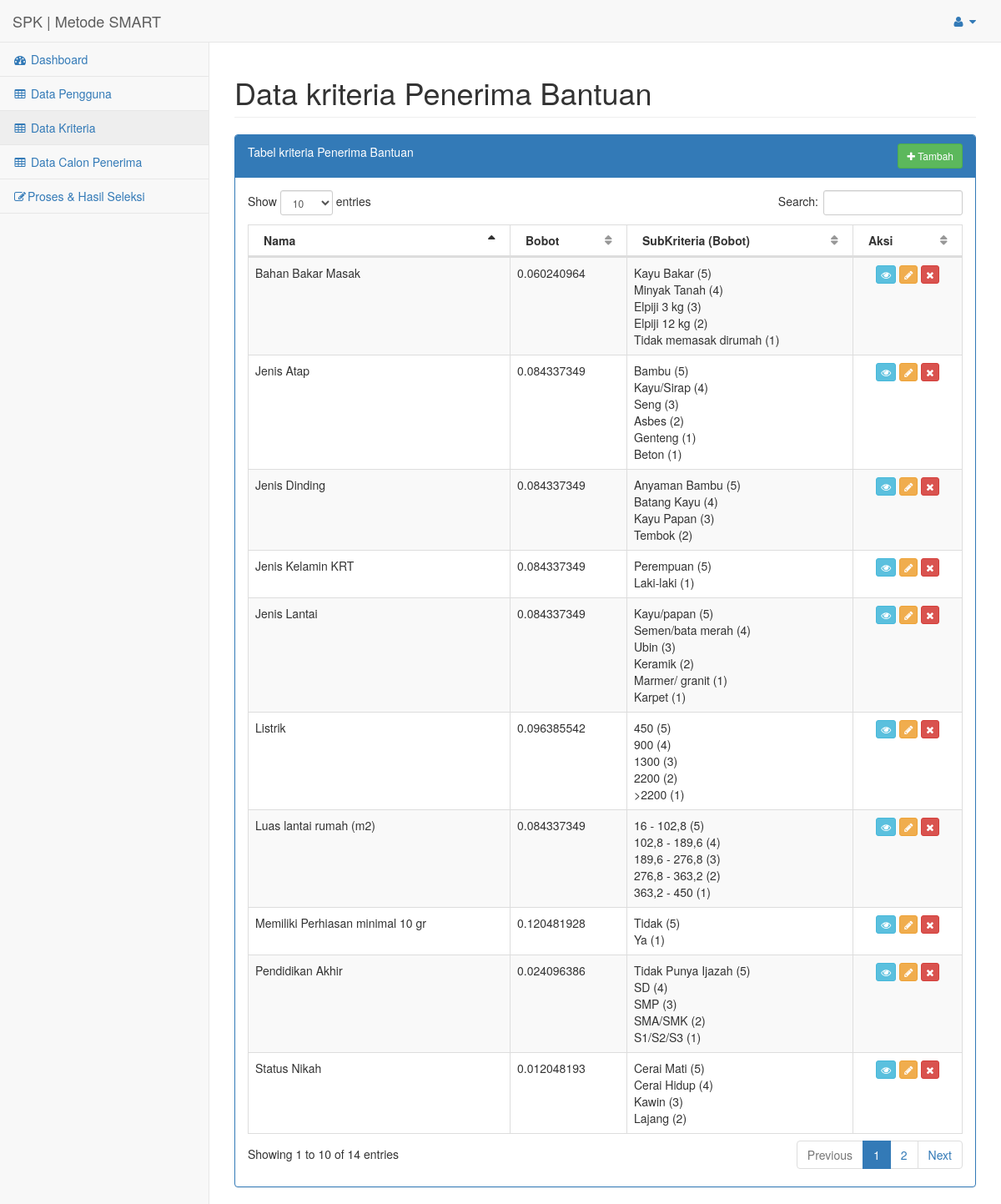
The app's page /index.php?url=data_kriteria (signed in) with its own data.
### tables this page shows
CREATE TABLE `subkriteria` (
  `id` int(11) NOT NULL AUTO_INCREMENT,
  `kriteria_id` int(11) DEFAULT 0,
  `nama` varchar(50) DEFAULT '0',
  `bobot` double DEFAULT 0,
  PRIMARY KEY (`id`),
  KEY `kriteria_id` (`kriteria_id`),
  CONSTRAINT `FK_subkriteria_kriteria` FOREIGN KEY (`kriteria_id`) REFERENCES `kriteria` (`id`) ON DELETE CASCADE ON UPDATE CASCADE
);

CREATE TABLE `kriteria` (
  `id` int(11) NOT NULL AUTO_INCREMENT,
  `nama` varchar(255) NOT NULL,
  `bobot` double NOT NULL,
  PRIMARY KEY (`id`)
);

### config/routes.php (called while the page is built, shortened)
<?php
$include = [];
if(isset($_GET['url'])){
	switch ($_GET['url']) {
		case 'data_kriteria':
			$include[] = 'halaman/kriteria/index.php';
			break;
	}
}else{
	$include[] = 'halaman/dashboard.php';
}
?>

### config/kriteria/load_data.php (called while the page is built)
<?php
include 'config/koneksi.php';
$hasil = mysqli_query($koneksi, "SELECT kriteria.id, kriteria.nama, kriteria.bobot, subkriteria.nama as nama_subkriteria , subkriteria.bobot as bobot_subkriteria, subkriteria.id as subkriteria_id FROM kriteria left join subkriteria on (kriteria.id=subkriteria.kriteria_id)");
while ($data = mysqli_fetch_assoc($hasil)) {
	$datas[$data['nama']][] = $data;
}
 ?>

### halaman/kriteria/index.php (the view)
<div id="page-wrapper">
    <div class="row">
        <div class="col-lg-12">
            <h1 class="page-header">Data kriteria Penerima Bantuan</h1>
        </div>
    </div>
    <div class="row">
        <div class="col-lg-12">
            <div class="panel panel-primary">
                <div class="panel-heading" style="padding-bottom: 20px">
                    <div>
                        Tabel kriteria Penerima Bantuan
                    <?php if ($_SESSION['level']=='superadmin'): ?>
                    <a href="index.php?url=data_kriteria_tambah" class="btn btn-sm btn-success" style="float: right;"><i class="fa fa-plus"></i> Tambah
                    </a>
                    <?php endif ?>
                    </div>
                </div>
                <div class="panel-body">
                    <div class="dataTable_wrapper">
                        <table width="100%" class="table table-striped table-bordered table-hover" id="dataTables-example">
                            <thead>
                                <tr>
                                    <th>Nama</th>
                                    <th>Bobot</th>
                                    <th>SubKriteria (Bobot)</th>
                                    <th>Aksi</th>
                                </tr>
                            </thead>
                            <tbody>
                            <?php if(isset($datas)): ?>
                                <?php foreach($datas as $data): ?>
                                <tr>
                                    <td><?php echo $data[0]['nama']; ?></td>
                                    <td><?php echo $data[0]['bobot']; ?></td>
                                    <td>
                                        <?php foreach($data as $data_sub): ?>
                                              <?php echo $data_sub['nama_subkriteria'].' ('.$data_sub['bobot_subkriteria'].')'; ?>
                                        <br>
                                        <?php   endforeach; ?>
                                    </td>
                                    <td align="center">
                                        <a href="index.php?url=data_kriteria_lihat&id=<?php echo $data[0]['id'] ?>" class="btn btn-xs btn-info" title="Lihat">
                                            <i class="fa fa-eye"></i>
                                        </a>
                                        <?php if ($_SESSION['level']=='superadmin'): ?>
                                        <a href="index.php?url=data_kriteria_ubah&id=<?php echo $data[0]['id'] ?>" class="btn btn-xs btn-warning" title="Ubah">
                                            <i class="fa fa-pencil"></i>
                                        </a>
                                        <a href="config/kriteria/proses_hapus.php?&id=<?php echo $data[0]['id'] ?>" class="btn btn-xs btn-danger" title="Hapus" onclick="return confirm('Apakah anda yakin ingin menghapus?')" >
                                            <i class="fa fa-remove"></i>
                                        </a>
                                        <?php endif ?>
                                    </td>
                                </tr>
                            <?php endforeach; ?>
                            <?php endif; ?>
                            </tbody>
                        </table>
                    </div>
                </div>
            </div>
        </div>
    </div>
</div>

### index.php (shortened to what this page needs)
<?php
include 'config/routes.php';
 include 'halaman/header.php';
foreach ($req as $key => $value) {
	require_once $value;
}
foreach ($include as $key => $value) {
	require_once $value;
}
include 'halaman/footer.php';
?>

### records on screen
subkriteria: kriteria.nama "Memiliki Perhiasan minimal 10 gr", kriteria.bobot "0.120481928", nama "Tidak", bobot "5"
subkriteria: nama "Ya", bobot "1"
subkriteria: kriteria.nama "Listrik", kriteria.bobot "0.096385542", nama "450", bobot "5"
subkriteria: nama "900", bobot "4"
subkriteria: nama "1300", bobot "3"
subkriteria: nama "2200", bobot "2"
subkriteria: nama ">2200", bobot "1"
subkriteria: kriteria.nama "Jenis Kelamin KRT", kriteria.bobot "0.084337349", nama "Perempuan", bobot "5"
subkriteria: nama "Laki-laki", bobot "1"
subkriteria: kriteria.nama "Luas lantai rumah (m2)", kriteria.bobot "0.084337349", nama "16 - 102,8", bobot "5"
subkriteria: nama "102,8 - 189,6", bobot "4"
subkriteria: nama "189,6 - 276,8", bobot "3"
subkriteria: nama "276,8 - 363,2", bobot "2"
subkriteria: nama "363,2 - 450", bobot "1"
subkriteria: kriteria.nama "Jenis Atap", kriteria.bobot "0.084337349", nama "Bambu", bobot "5"
subkriteria: nama "Kayu/Sirap", bobot "4"
subkriteria: nama "Seng", bobot "3"
subkriteria: nama "Asbes", bobot "2"
subkriteria: nama "Genteng", bobot "1"
subkriteria: nama "Beton", bobot "1"
subkriteria: kriteria.nama "Jenis Dinding", kriteria.bobot "0.084337349", nama "Anyaman Bambu", bobot "5"
subkriteria: nama "Batang Kayu", bobot "4"
subkriteria: nama "Kayu Papan", bobot "3"
subkriteria: nama "Tembok", bobot "2"
subkriteria: kriteria.nama "Jenis Lantai", kriteria.bobot "0.084337349", nama "Kayu/papan", bobot "5"
subkriteria: nama "Semen/bata merah", bobot "4"
subkriteria: nama "Ubin", bobot "3"
subkriteria: nama "Keramik", bobot "2"
subkriteria: nama "Marmer/ granit", bobot "1"
subkriteria: nama "Karpet", bobot "1"
subkriteria: kriteria.nama "Bahan Bakar Masak", kriteria.bobot "0.060240964", nama "Kayu Bakar", bobot "5"
subkriteria: nama "Minyak Tanah", bobot "4"
subkriteria: nama "Elpiji 3 kg", bobot "3"
subkriteria: nama "Elpiji 12 kg", bobot "2"
subkriteria: nama "Tidak memasak dirumah", bobot "1"
subkriteria: kriteria.nama "Pendidikan Akhir", kriteria.bobot "0.024096386", nama "Tidak Punya Ijazah", bobot "5"
subkriteria: nama "SD", bobot "4"
subkriteria: nama "SMP", bobot "3"
subkriteria: nama "SMA/SMK", bobot "2"
subkriteria: nama "S1/S2/S3", bobot "1"
subkriteria: kriteria.nama "Status Nikah", kriteria.bobot "0.012048193", nama "Cerai Mati", bobot "5"
subkriteria: nama "Cerai Hidup", bobot "4"
subkriteria: nama "Kawin", bobot "3"
subkriteria: nama "Lajang", bobot "2"
